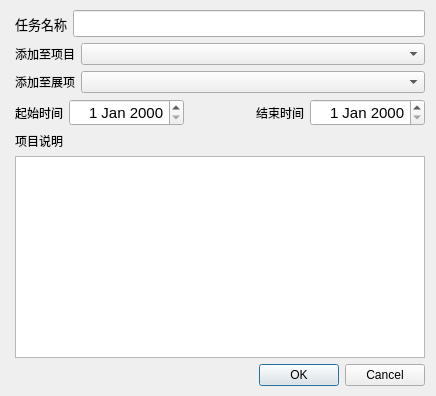
<?xml version="1.0" encoding="UTF-8"?>
<ui version="4.0">
 <class>Dialog</class>
 <widget class="QDialog" name="Dialog">
  <property name="geometry">
   <rect>
    <x>0</x>
    <y>0</y>
    <width>436</width>
    <height>396</height>
   </rect>
  </property>
  <property name="sizePolicy">
   <sizepolicy hsizetype="Fixed" vsizetype="Fixed">
    <horstretch>0</horstretch>
    <verstretch>0</verstretch>
   </sizepolicy>
  </property>
  <property name="minimumSize">
   <size>
    <width>436</width>
    <height>396</height>
   </size>
  </property>
  <property name="maximumSize">
   <size>
    <width>436</width>
    <height>396</height>
   </size>
  </property>
  <property name="windowTitle">
   <string>新建任务</string>
  </property>
  <widget class="QWidget" name="">
   <property name="geometry">
    <rect>
     <x>15</x>
     <y>10</y>
     <width>410</width>
     <height>376</height>
    </rect>
   </property>
   <layout class="QVBoxLayout" name="verticalLayout">
    <item>
     <layout class="QHBoxLayout" name="horizontalLayout_4">
      <item>
       <widget class="QLabel" name="label">
        <property name="font">
         <font>
          <pointsize>10</pointsize>
         </font>
        </property>
        <property name="text">
         <string>任务名称</string>
        </property>
       </widget>
      </item>
      <item>
       <widget class="QLineEdit" name="task_name">
        <property name="font">
         <font>
          <pointsize>12</pointsize>
         </font>
        </property>
        <property name="text">
         <string/>
        </property>
       </widget>
      </item>
     </layout>
    </item>
    <item>
     <layout class="QHBoxLayout" name="horizontalLayout_2">
      <item>
       <widget class="QLabel" name="label_4">
        <property name="sizePolicy">
         <sizepolicy hsizetype="Fixed" vsizetype="Preferred">
          <horstretch>0</horstretch>
          <verstretch>0</verstretch>
         </sizepolicy>
        </property>
        <property name="text">
         <string>添加至项目</string>
        </property>
       </widget>
      </item>
      <item>
       <widget class="QComboBox" name="projectCombo"/>
      </item>
     </layout>
    </item>
    <item>
     <layout class="QHBoxLayout" name="horizontalLayout_3">
      <item>
       <widget class="QLabel" name="label_5">
        <property name="sizePolicy">
         <sizepolicy hsizetype="Fixed" vsizetype="Preferred">
          <horstretch>0</horstretch>
          <verstretch>0</verstretch>
         </sizepolicy>
        </property>
        <property name="text">
         <string>添加至展项</string>
        </property>
       </widget>
      </item>
      <item>
       <widget class="QComboBox" name="subprojectCombo"/>
      </item>
     </layout>
    </item>
    <item>
     <layout class="QHBoxLayout" name="horizontalLayout">
      <item>
       <widget class="QLabel" name="label_2">
        <property name="sizePolicy">
         <sizepolicy hsizetype="Fixed" vsizetype="Preferred">
          <horstretch>0</horstretch>
          <verstretch>0</verstretch>
         </sizepolicy>
        </property>
        <property name="font">
         <font>
          <pointsize>9</pointsize>
         </font>
        </property>
        <property name="text">
         <string>起始时间</string>
        </property>
       </widget>
      </item>
      <item>
       <widget class="QDateEdit" name="start_date">
        <property name="font">
         <font>
          <pointsize>11</pointsize>
         </font>
        </property>
        <property name="alignment">
         <set>Qt::AlignRight|Qt::AlignTrailing|Qt::AlignVCenter</set>
        </property>
        <property name="currentSection">
         <enum>QDateTimeEdit::DaySection</enum>
        </property>
       </widget>
      </item>
      <item>
       <widget class="QLabel" name="label_3">
        <property name="sizePolicy">
         <sizepolicy hsizetype="Preferred" vsizetype="Preferred">
          <horstretch>0</horstretch>
          <verstretch>0</verstretch>
         </sizepolicy>
        </property>
        <property name="font">
         <font>
          <pointsize>9</pointsize>
         </font>
        </property>
        <property name="layoutDirection">
         <enum>Qt::LeftToRight</enum>
        </property>
        <property name="text">
         <string>结束时间</string>
        </property>
        <property name="alignment">
         <set>Qt::AlignRight|Qt::AlignTrailing|Qt::AlignVCenter</set>
        </property>
       </widget>
      </item>
      <item>
       <widget class="QDateEdit" name="finish_date">
        <property name="font">
         <font>
          <pointsize>11</pointsize>
         </font>
        </property>
        <property name="alignment">
         <set>Qt::AlignRight|Qt::AlignTrailing|Qt::AlignVCenter</set>
        </property>
        <property name="currentSection">
         <enum>QDateTimeEdit::DaySection</enum>
        </property>
       </widget>
      </item>
     </layout>
    </item>
    <item>
     <widget class="QLabel" name="label_12">
      <property name="font">
       <font>
        <pointsize>9</pointsize>
       </font>
      </property>
      <property name="text">
       <string>项目说明</string>
      </property>
     </widget>
    </item>
    <item>
     <widget class="QPlainTextEdit" name="task_desc"/>
    </item>
    <item>
     <widget class="QDialogButtonBox" name="buttonBox">
      <property name="orientation">
       <enum>Qt::Horizontal</enum>
      </property>
      <property name="standardButtons">
       <set>QDialogButtonBox::Cancel|QDialogButtonBox::Ok</set>
      </property>
     </widget>
    </item>
   </layout>
  </widget>
  <zorder>layoutWidget</zorder>
  <zorder>projectCombo</zorder>
  <zorder>label_4</zorder>
  <zorder>label_5</zorder>
  <zorder>subprojectCombo</zorder>
  <zorder>label_4</zorder>
 </widget>
 <resources/>
 <connections>
  <connection>
   <sender>buttonBox</sender>
   <signal>accepted()</signal>
   <receiver>Dialog</receiver>
   <slot>accept()</slot>
   <hints>
    <hint type="sourcelabel">
     <x>248</x>
     <y>254</y>
    </hint>
    <hint type="destinationlabel">
     <x>157</x>
     <y>274</y>
    </hint>
   </hints>
  </connection>
  <connection>
   <sender>buttonBox</sender>
   <signal>rejected()</signal>
   <receiver>Dialog</receiver>
   <slot>reject()</slot>
   <hints>
    <hint type="sourcelabel">
     <x>316</x>
     <y>260</y>
    </hint>
    <hint type="destinationlabel">
     <x>286</x>
     <y>274</y>
    </hint>
   </hints>
  </connection>
 </connections>
</ui>
